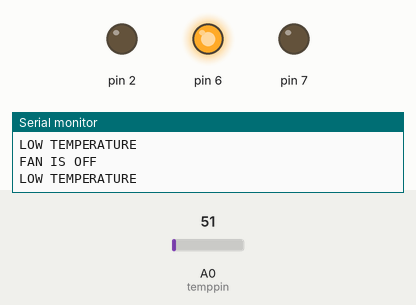
Simulated run of this sketch. Board: Arduino Uno, built with avr-gcc and run on an emulated ATmega328P. On the bench: output pins drawn as LEDs (lit = HIGH), the last lines printed to the serial monitor. The inputs (shaded band) are chosen by the test bench; at power-on: A0 (temppin) = 51.

Above: at 1.2 s.
1.3 s: A0 (temppin) set to 58
At 2.5 s:
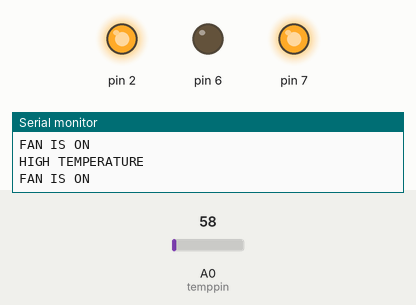
2.8 s: A0 (temppin) set to 30
At 3.6 s:
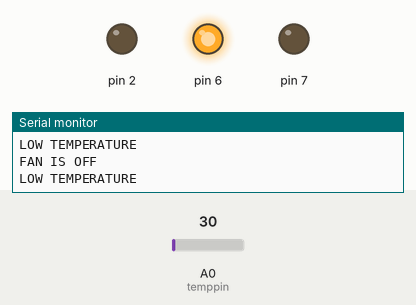
5.8 s: A0 (temppin) set to 61
At 7.0 s:
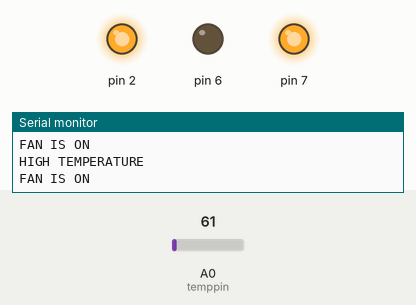
7.3 s: A0 (temppin) set to 15
At 8.1 s:
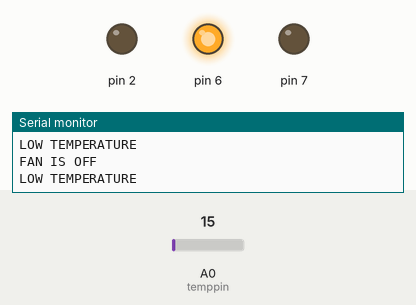
Timing chart, 0 to 9.8 s (numbered marks = the images above; inputs shaded):
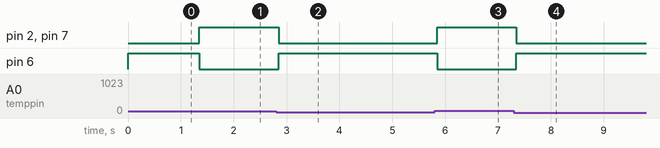

The sketch:

bosco_codes.ino
```cpp
int temppin=A0;
int fan=7;
int tempvalue=0;
int redled=2;
int yellowled=6;

void setup(){


  pinMode(7,OUTPUT);
  pinMode(temppin,INPUT);
 pinMode(2,OUTPUT);
 pinMode(6,OUTPUT);
Serial.begin(9600);
}
void loop(){

 tempvalue=analogRead(temppin);
 float tempcel= (tempvalue/1024.0)*500;
 float tempfarh= (tempcel*9)/5 + 32;
 if (tempcel>=25)
 {
  Serial.println("HIGH TEMPERATURE");
  Serial.println ("FAN IS ON ");
  digitalWrite(2,HIGH);
  digitalWrite(6,LOW);
  digitalWrite(7,HIGH);


 }


   else {
    Serial.println ("LOW TEMPERATURE ");
     Serial.println("FAN IS OFF ");
  digitalWrite(2,LOW);
 digitalWrite(6,HIGH);
 digitalWrite(7,LOW);


   }

  }
```

Measured:
- the behaviour switches between 51 and 52 on A0 (temppin) (found by bisection; images 0 and 1)
- after the input at 1.3 s, pin 2, pin 7: LOW → HIGH after 0.05 s; pin 6: HIGH → LOW after 0.05 s
- after the input at 2.8 s, pin 2, pin 7: HIGH → LOW after 0.05 s; pin 6: LOW → HIGH after 0.05 s
- after the input at 5.8 s, pin 2, pin 7: LOW → HIGH after 0.05 s; pin 6: HIGH → LOW after 0.05 s
- after the input at 7.3 s, pin 2, pin 7: HIGH → LOW at once; pin 6: LOW → HIGH at once
